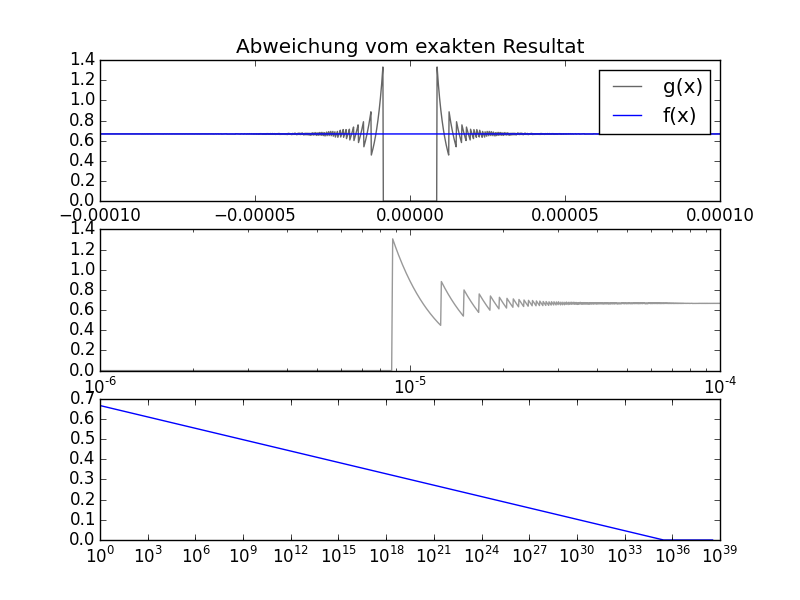

Write the Python code that produced this figure.
__author__ = 'mackaiver'

import matplotlib.pyplot as plt
import numpy as np


def main():
    #f(x)= 2/3 for all x
    f = lambda x: (x**3 + 1.0/3.0) - (x**3 - 1.0/3.0)
    fig, [top, center,  bottom] = plt.subplots(nrows=3, ncols=1)

    g = lambda x: ((3 + (x**3) / 3.0) - (3 - (x**3) / 3.0)) / (x**3)

    xs = np.linspace(-0.0001, 0.0001, 1500)

    top.plot(xs, g(xs), color='0.4', label="g(x) ")
    top.plot(xs, f(xs), color='blue', label="f(x)")
    top.set_title("Abweichung vom exakten Resultat")
    top.legend()

    xs = np.linspace(0.000001, 0.0001, 1500)
    center.set_xscale('log')
    center.plot(xs, g(xs), color="0.6", label="g(x)")

    xfs = np.linspace(1, 2**128, 1200)
    bottom.set_xscale('log')
    bottom.plot(xfs, f(xfs), color='blue', label="f(x)")

    plt.show()

if __name__ == '__main__':
    main()
